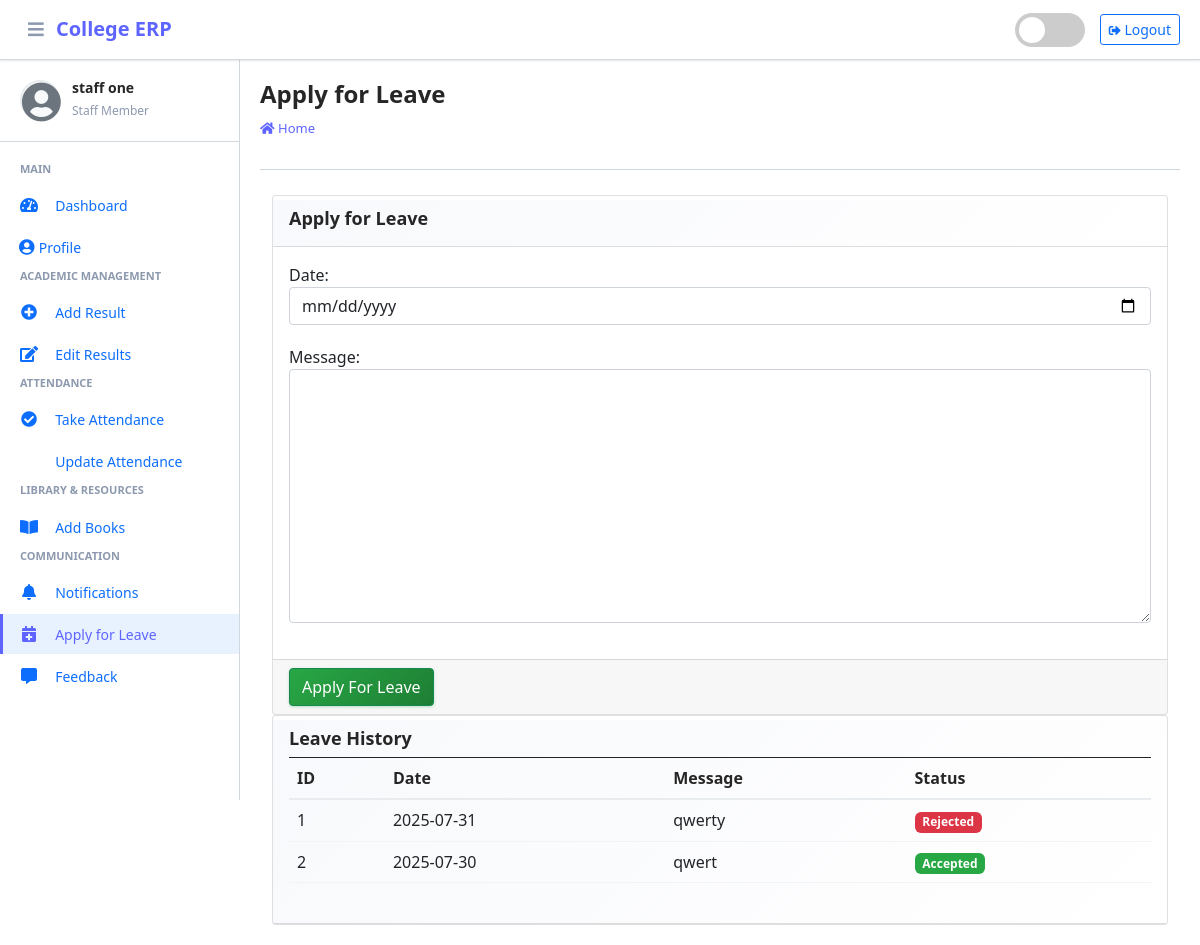
Screenshot of /staff/apply/leave/ (signed in) with the database file from the repository.
### main_app/models.py (models this page shows, shortened)
class CustomUser(AbstractUser):
    USER_TYPE = ((1, "HOD"), (2, "Staff"), (3, "Student"))
    GENDER = [("M", "Male"), ("F", "Female")]
    username = None  # Removed username, using email instead
    email = models.EmailField(unique=True)
    user_type = models.CharField(default=1, choices=USER_TYPE, max_length=1)
    gender = models.CharField(max_length=1, choices=GENDER)
    profile_pic = models.ImageField()
    address = models.TextField()
    fcm_token = models.TextField(default="")  # For firebase notifications
    created_at = models.DateTimeField(auto_now_add=True)
    updated_at = models.DateTimeField(auto_now=True)
    USERNAME_FIELD = "email"
    REQUIRED_FIELDS = []
    objects = CustomUserManager()

class LeaveReportStaff(models.Model):
    staff = models.ForeignKey(Staff, on_delete=models.CASCADE)
    date = models.CharField(max_length=60)
    message = models.TextField()
    status = models.SmallIntegerField(default=0)
    created_at = models.DateTimeField(auto_now_add=True)
    updated_at = models.DateTimeField(auto_now=True)

### main_app/staff_views.py (the view, shortened to what this page needs)
# urls.py: path("staff/apply/leave/", staff_views.staff_apply_leave,
def staff_apply_leave(request):
    form = LeaveReportStaffForm(request.POST or None)
    staff = get_object_or_404(Staff, admin_id=request.user.id)
    context = {
        'form': form,
        'leave_history': LeaveReportStaff.objects.filter(staff=staff),
        'page_title': 'Apply for Leave'
    }
    return render(request, "staff_template/staff_apply_leave.html", context)

### main_app/templates/staff_template/staff_apply_leave.html
{% extends 'main_app/base.html' %}
{% load static %}
{% block page_title %}{{page_title}}{% endblock page_title %}
{% block content %}
<section class="content">
    <div class="container-fluid">
        <div class="row">
            <div class="col-md-12">
                <div class="card card-dark">
                    <div class="card-header">
                        <h3 class="card-title">{{page_title}}</h3>
                    </div>
                    {% include "main_app/form_template.html" with messages=messages  form=form button_text="Apply For Leave"%}
                </div>
<div class="card card-default">
    <div class="card-header"><h3 class="card-title"><b>Leave History</b></h3>
   <div class="table" style="overflow-x: auto; overflow-y: auto; max-height: 500px;">
       <table class="table table-bordered table-hover" style="min-width: 600px;">
           <thead class="thead-dark">
            <tr>
                <th>ID</th>
                <th>Date</th>
                <th>Message</th>
             <th>Status</th>
         </tr>
           </thead>
        {% for leave in leave_history %}
        <tr>
            <td>{{forloop.counter}}</td>
            <td>{{leave.date}}</td>
              <td style="word-wrap: break-word; max-width: 200px; overflow: hidden; text-overflow: ellipsis;">{{leave.message}}</td>
              <td>
                  {% if leave.status == 0 %}
                  <span class="badge badge-warning">Pending</span>
                  {% elif leave.status == 1 %}
                  <span class="badge badge-success">Accepted</span>
                    {% else %}
                    <span class="badge badge-danger">Rejected</span>
                    {% endif %}
                </td>
            </tr>
            {% endfor %}
        </table>
    </div>
    </div>
            </div>
        </div>
    </div>
</section>
{% endblock content %}

### main_app/templates/main_app/erpnext_sidebar.html (shortened to what this page needs)
{% load static %}
<div class="sidebar-header">
    <div class="sidebar-user">
        <i class="fas fa-user-circle sidebar-default-avatar" id="default-avatar" style="display: none;"></i>
        <div class="sidebar-user-info">
            <h6>{{ user.get_full_name|default:user.username }}</h6>
            <small>
                {% if user.user_type == '1' %}
                    Administrator
                {% elif user.user_type == '2' %}
                    Staff Member
                {% else %}
                    Student
                {% endif %}
            </small>
        </div>
    </div>
</div>
<div class="nav-section">
    {% if user.user_type == '1' %}
        <h6 class="nav-section-title">Main</h6>
        <div class="nav-item">
            {% url 'admin_home' as admin_home %}
            <a href="{{ admin_home }}" class="nav-link {% if admin_home == request.path %}active{% endif %}">
                <i class="nav-icon fas fa-tachometer-alt"></i>
                <span class="nav-text">Dashboard</span>
            </a>
        </div>
        <div class="nav-item">
            {% url 'admin_view_profile' as admin_view_profile %}
            <a href="{{ admin_view_profile }}" class="nav-link {% if admin_view_profile == request.path %}active{% endif %}">
                <i class="fas fa-user-circle"></i>
                <span class="nav-text">Profile</span>
            </a>
        </div>
        <h6 class="nav-section-title">Academic Management</h6>
        <div class="nav-item has-submenu {% if 'course' in request.path %}open{% endif %}">
            <a href="#" class="nav-link">
                <i class="nav-icon fas fa-graduation-cap"></i>
                <span class="nav-text">Courses</span>
                <i class="nav-arrow fas fa-chevron-right"></i>
            </a>
            <div class="nav-submenu">
                <div class="nav-item">
                    {% url 'add_course' as add_course %}
                    <a href="{{ add_course }}" class="nav-link {% if add_course == request.path %}active{% endif %}">
                        <span class="nav-text">Add Course</span>
                    </a>
                </div>
                <div class="nav-item">
                    {% url 'manage_course' as manage_course %}
                    <a href="{{ manage_course }}" class="nav-link {% if manage_course == request.path or 'edit_course' in request.path %}active{% endif %}">
                        <span class="nav-text">Manage Courses</span>
                    </a>
                </div>
            </div>
        </div>
        <div class="nav-item has-submenu {% if 'subject' in request.path %}open{% endif %}">
            <a href="#" class="nav-link">
                <i class="nav-icon fas fa-book"></i>
                <span class="nav-text">Subjects</span>
                <i class="nav-arrow fas fa-chevron-right"></i>
            </a>
            <div class="nav-submenu">
                <div class="nav-item">
                    {% url 'add_subject' as add_subject %}
                    <a href="{{ add_subject }}" class="nav-link {% if add_subject == request.path %}active{% endif %}">
                        <span class="nav-text">Add Subject</span>
                    </a>
                </div>
                <div class="nav-item">
                    {% url 'manage_subject' as manage_subject %}
                    <a href="{{ manage_subject }}" class="nav-link {% if manage_subject == request.path or 'edit_subject' in request.path %}active{% endif %}">
                        <span class="nav-text">Manage Subjects</span>
                    </a>
                </div>
            </div>
        </div>
        <div class="nav-item has-submenu {% if 'session' in request.path %}open{% endif %}">
            <a href="#" class="nav-link">
                <i class="nav-icon fas fa-calendar-alt"></i>
                <span class="nav-text">Sessions</span>
                <i class="nav-arrow fas fa-chevron-right"></i>
            </a>
            <div class="nav-submenu">
                <div class="nav-item">
                    {% url 'add_session' as add_session %}
                    <a href="{{ add_session }}" class="nav-link {% if add_session == request.path %}active{% endif %}">
                        <span class="nav-text">Add Session</span>
                    </a>
                </div>
                <div class="nav-item">
                    {% url 'manage_session' as manage_session %}
                    <a href="{{ manage_session }}" class="nav-link {% if manage_session == request.path or 'edit_session' in request.path %}active{% endif %}">
                        <span class="nav-text">Manage Sessions</span>
                    </a>
                </div>
            </div>
        </div>
        <h6 class="nav-section-title">User Management</h6>
        <div class="nav-item">
            {% url 'add_staff' as add_staff %}
            <a href="{{ add_staff }}" class="nav-link {% if add_staff == request.path %}active{% endif %}">
                <i class="nav-icon fas fa-user-plus"></i>
                <span class="nav-text">Add Staff</span>
            </a>
        </div>
        <div class="nav-item">
            {% url 'manage_staff' as manage_staff %}
            <a href="{{ manage_staff }}" class="nav-link {% if manage_staff == request.path or 'edit_staff' in request.path %}active{% endif %}">
                <i class="nav-icon fas fa-users-cog"></i>
                <span class="nav-text">Manage Staff</span>
            </a>
        </div>
        <div class="nav-item">
            {% url 'add_student' as add_student %}
            <a href="{{ add_student }}" class="nav-link {% if add_student == request.path %}active{% endif %}">
                <i class="nav-icon fas fa-user-graduate"></i>
                <span class="nav-text">Add Student</span>
            </a>
        </div>
        <div class="nav-item">
            {% url 'manage_student' as manage_student %}
            <a href="{{ manage_student }}" class="nav-link {% if manage_student == request.path or 'edit_student' in request.path %}active{% endif %}">
                <i class="nav-icon fas fa-users"></i>
                <span class="nav-text">Manage Students</span>
            </a>
        </div>
        <h6 class="nav-section-title">Communication</h6>
        <div class="nav-item">
            {% url 'admin_notify_staff' as admin_notify_staff %}
            <a href="{{ admin_notify_staff }}" class="nav-link {% if admin_notify_staff == request.path %}active{% endif %}">
                <i class="nav-icon fas fa-bell"></i>
                <span class="nav-text">Notify Staff</span>
            </a>
        </div>
        <div class="nav-item">
            {% url 'admin_notify_student' as admin_notify_student %}
            <a href="{{ admin_notify_student }}" class="nav-link {% if admin_notify_student == request.path %}active{% endif %}">
                <i class="nav-icon fas fa-bullhorn"></i>
                <span class="nav-text">Notify Students</span>
            </a>
        </div>
        <h6 class="nav-section-title">Reports & Analytics</h6>
        <div class="nav-item">
            {% url 'admin_view_attendance' as admin_view_attendance %}
            <a href="{{ admin_view_attendance }}" class="nav-link {% if admin_view_attendance == request.path %}active{% endif %}">
                <i class="nav-icon fas fa-chart-line"></i>
                <span class="nav-text">View Attendance</span>
            </a>
        </div>
        <div class="nav-item">
            {% url 'student_feedback_message' as student_feedback_message %}
            <a href="{{ student_feedback_message }}" class="nav-link {% if student_feedback_message == request.path %}active{% endif %}">
                <i class="nav-icon fas fa-comments"></i>
                <span class="nav-text">Student Feedback</span>
            </a>
        </div>
        <div class="nav-item">
            {% url 'staff_feedback_message' as staff_feedback_message %}
            <a href="{{ staff_feedback_message }}" class="nav-link {% if staff_feedback_message == request.path %}active{% endif %}">
                <i class="nav-icon fas fa-comment-dots"></i>
                <span class="nav-text">Staff Feedback</span>
            </a>
        </div>
        <h6 class="nav-section-title">Leave Management</h6>
        <div class="nav-item">
            {% url 'view_staff_leave' as view_staff_leave %}
            <a href="{{ view_staff_leave }}" class="nav-link {% if view_staff_leave == request.path %}active{% endif %}">
                <i class="nav-icon fas fa-calendar-check"></i>
                <span class="nav-text">Staff Leave</span>
            </a>
        </div>
        <div class="nav-item">
            {% url 'view_student_leave' as view_student_leave %}
            <a href="{{ view_student_leave }}" class="nav-link {% if view_student_leave == request.path %}active{% endif %}">
                <i class="nav-icon fas fa-calendar-times"></i>
                <span class="nav-text">Student Leave</span>
            </a>
        </div>
    {% elif user.user_type == '2' %}
        <h6 class="nav-section-title">Main</h6>
        <div class="nav-item">
            {% url 'staff_home' as staff_home %}
            <a href="{{ staff_home }}" class="nav-link {% if staff_home == request.path %}active{% endif %}">
                <i class="nav-icon fas fa-tachometer-alt"></i>
                <span class="nav-text">Dashboard</span>
            </a>
        </div>
        <div class="nav-item">
            {% url 'staff_view_profile' as staff_view_profile %}
            <a href="{{ staff_view_profile }}" class="nav-link {% if staff_view_profile == request.path %}active{% endif %}">
                <i class="fas fa-user-circle"></i>
                <span class="nav-text">Profile</span>
            </a>
        </div>
        <h6 class="nav-section-title">Academic Management</h6>
        <div class="nav-item">
            {% url 'staff_add_result' as staff_add_result %}
            <a href="{{ staff_add_result }}" class="nav-link {% if staff_add_result == request.path %}active{% endif %}">
                <i class="nav-icon fas fa-plus-circle"></i>
                <span class="nav-text">Add Result</span>
            </a>
        </div>
        <div class="nav-item">
            {% url 'edit_student_result' as edit_student_result %}
            <a href="{{ edit_student_result }}" class="nav-link {% if edit_student_result == request.path %}active{% endif %}">
                <i class="nav-icon fas fa-edit"></i>
                <span class="nav-text">Edit Results</span>
            </a>
        </div>
        <h6 class="nav-section-title">Attendance</h6>
        <div class="nav-item">
            {% url 'staff_take_attendance' as staff_take_attendance %}
            <a href="{{ staff_take_attendance }}" class="nav-link {% if staff_take_attendance == request.path %}active{% endif %}">
                <i class="nav-icon fas fa-check-circle"></i>
                <span class="nav-text">Take Attendance</span>
            </a>
        </div>
        <div class="nav-item">
            {% url 'staff_update_attendance' as staff_update_attendance %}
            <a href="{{ staff_update_attendance }}" class="nav-link {% if staff_update_attendance == request.path %}active{% endif %}">
                <span class="nav-text">Update Attendance</span>
            </a>
        </div>
        <h6 class="nav-section-title">Library & Resources</h6>
        <div class="nav-item">
            {% url 'add_book' as add_book %}
            <a href="{{ add_book }}" class="nav-link {% if add_book == request.path %}active{% endif %}">
                <i class="nav-icon fas fa-book-open"></i>
                <span class="nav-text">Add Books</span>
            </a>
        </div>
        <h6 class="nav-section-title">Communication</h6>
        <div class="nav-item">
            {% url 'staff_view_notification' as staff_view_notification %}
            <a href="{{ staff_view_notification }}" class="nav-link {% if staff_view_notification == request.path %}active{% endif %}">
                <i class="nav-icon fas fa-bell"></i>
                <span class="nav-text">Notifications</span>
            </a>
        </div>
        <div class="nav-item">
            {% url 'staff_apply_leave' as staff_apply_leave %}
            <a href="{{ staff_apply_leave }}" class="nav-link {% if staff_apply_leave == request.path %}active{% endif %}">
                <i class="nav-icon fas fa-calendar-plus"></i>
                <span class="nav-text">Apply for Leave</span>
            </a>
        </div>
        <div class="nav-item">
            {% url 'staff_feedback' as staff_feedback %}
            <a href="{{ staff_feedback }}" class="nav-link {% if staff_feedback == request.path %}active{% endif %}">
                <i class="nav-icon fas fa-comment-alt"></i>
                <span class="nav-text">Feedback</span>
            </a>
        </div>
    {% endif %}
</div>

### rows the page displays
CustomUser: get_full_name "staff one"
LeaveReportStaff: date "2025-07-31", message "qwerty", status "Rejected"
LeaveReportStaff: date "2025-07-30", message "qwert", status "Accepted"

### other values shown
{{ page_title }} "Apply for Leave"
{{ field.label_tag }} "Date:" "Message:"
{{ button_text }} "Apply For Leave"
